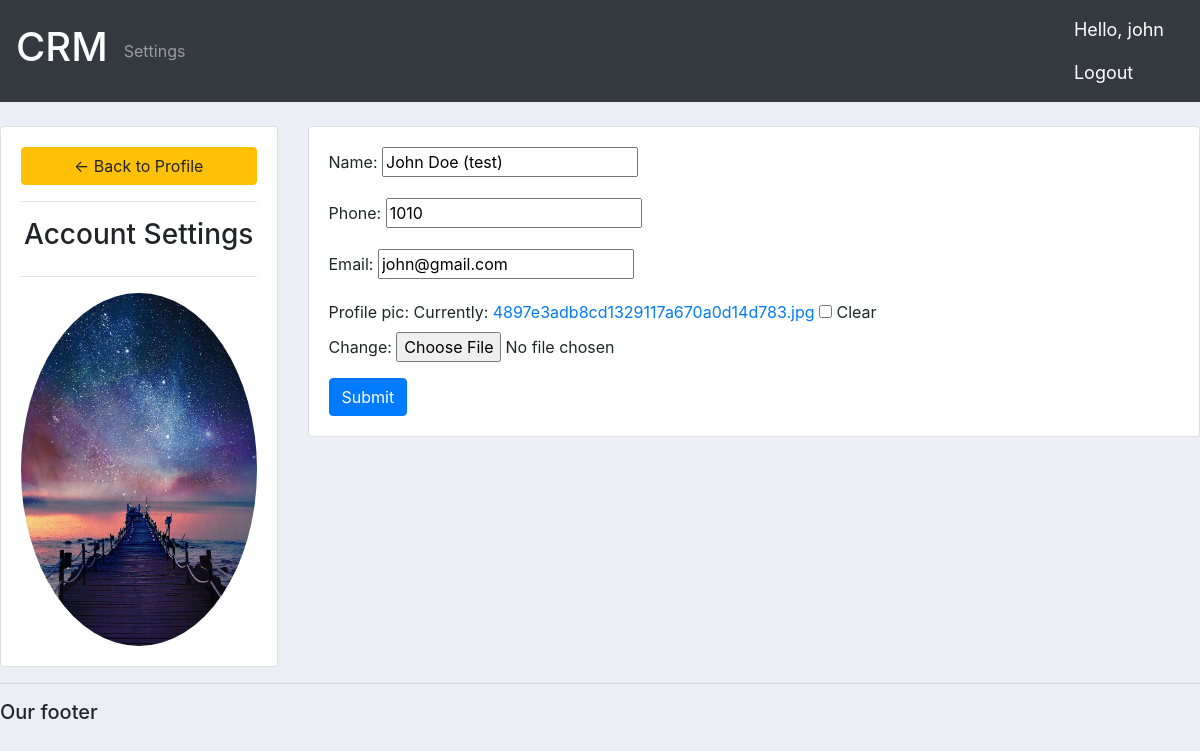
Page /settings/ (signed in) on the committed database.
### accounts/models.py (models this page shows, shortened)
class Customer(models.Model):
    user = models.OneToOneField(User, null=True, blank=True, on_delete=models.CASCADE)
    name = models.CharField(max_length=200, null=True)
    phone = models.CharField(max_length=200, null=True)
    email =models.CharField(max_length=200, null=True)
    profile_pic = models.ImageField(default="profile1.png", null=True, blank=True)
    date_created = models.DateTimeField(auto_now_add=True)

### accounts/decorators.py (the view)
        def wrapper_func(request, *args, **kwargs):
            group = None
            if request.user.groups.exists():
                group = request.user.groups.all()[0].name
            if group in allowed_roles:
                return view_func(request, *args, **kwargs)
            else:
                return redirect('home')

### accounts/forms.py
class CustomerForm(ModelForm):
    class Meta:
        model = Customer
        fields = '__all__'
        exclude = ['user']

### accounts/views.py (called while the page is built)
@login_required(login_url='login')
@allowed_users(allowed_roles = ['customer'])
def accountSettings(request):
    customer = request.user.customer
    form = CustomerForm(instance=customer)
    if request.method == 'POST':
        form = CustomerForm(request.POST, request.FILES, instance=customer)
        if form.is_valid:
            form.save()
    template = 'accounts/account_settings.html'
    context = {'form':form}
    return render(request, template, context)

### accounts/templates/accounts/account_settings.html (shortened to what this page needs)
{% extends 'accounts/main.html' %}
{% load static %}
{% block content %}
<br>
<div class="row">
    <div class="col-md-3">
        <div class="card card-body">
            <a class="btn btn-warning" href="{% url 'home' %}">&#8592; Back to Profile</a>
            <hr>
            <h3 style="text-align: center">Account Settings</h3>
            <hr>
            <img class="profile-pic" src="{{request.user.customer.profile_pic.url}}">
        </div>
    </div>
<div class="col-md-9">
    <div class="card card-body">
        <form method="POST" action="" enctype="multipart/form-data">
            {{form.as_p}}
            <input class="btn btn-primary" type="submit" name="Update Information">
        </form>
    </div>
</div>
</div>
{% endblock %}

### accounts/templates/accounts/navbar.html (shortened to what this page needs)
{% load static %}
<nav class="navbar  navbar-dark bg-dark">
  <a class="navbar-brand" href="{% url 'home' %}"><h1>CRM</h1></a>
    <ul class="navbar-nav mr-auto">
      {% if is_admin %}
      <li class="nav-item">
        <a class="nav-item nav-link" href="{% url 'home' %}">Dashboard</a>
      </li>
      <li class="nav-item">
        <a class="nav-item nav-link" href="{% url 'products' %}">Products</a>
      </li>
      {% else %}
      <li class="nav-item">
        <a class="nav-item nav-link" href="{% url 'account_settings' %}">Settings</a>
      </li>
      {% endif %}
    </ul>
  <span class="navbar-text">
    <p class="hello-msg">Hello, {{request.user}}  </p>
    <a class="hello-msg" href="{% url 'logout' %}">Logout</a>
  </span>
</nav>

### static/css/main.css (style rules this page uses)
body { background-color: #ebeff5; }

### accounts/templates/accounts/navbar.html (style rules this page uses)
.hello-msg { font-size:18px; color:white; margin-right: 20px; }

### accounts/templates/accounts/account_settings.html (style rules this page uses)
.profile-pic { max-width: 100%; max-height: 100%; margin: 0 auto; border-radius: 50%; }

### rows in the picture
Customer: name "John Doe (test)", phone "1010", email "john@gmail.com"

### other values in the picture
{{ request.user }} "john"
